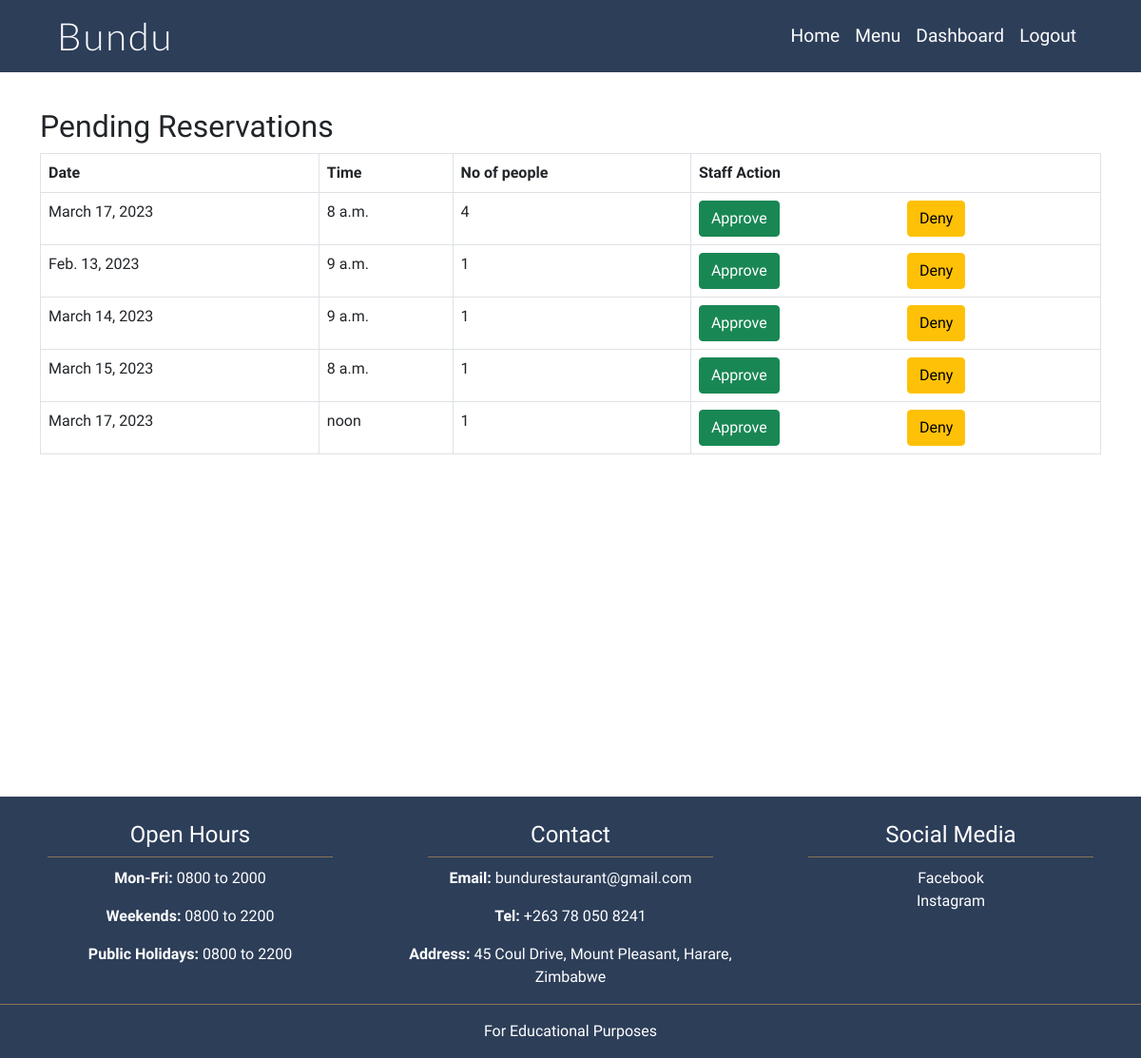
Screenshot of /staff/reservations/pending/ (signed in) with the database file from the repository.
### reservations/models.py (models this page shows, shortened)
class Reservation(models.Model):
    user = models.ForeignKey(User, on_delete=models.CASCADE)
    first_name = models.CharField(max_length=35, null=False, blank=False)
    last_name = models.CharField(max_length=35, null=False, blank=False)
    email = models.EmailField(null=False, blank=False)
    phone_number = models.CharField(blank=True, null=True, max_length=15)
    no_of_people = models.IntegerField(choices=no_of_people_choices, default=1)
    date = models.DateField()
    time = models.TimeField(choices=reservation_times)
    date_of_request = models.DateTimeField(auto_now_add=True)
    status = models.CharField(max_length=8, choices=STATUS, default="pending")

### staff/views.py (the view)
def reservation_list(request, status):
    if request.user.is_staff:
        if status == 'pending':
            reservation_list = Reservation.objects.filter(
                                                    status='pending'
                                                    ).order_by(
                                                        'date_of_request'
                                                        )
        elif status == 'approved':
            reservation_list = Reservation.objects.filter(
                                                    status='approved'
                                                    ).order_by('date')
        elif status == 'denied':
            reservation_list = Reservation.objects.filter(
                                                    status='denied'
                                                    ).order_by('date')
        context = {
            'reservation_list': reservation_list,
            'status': status,
            }
        return render(request, 'reservations_list.html', context)
    else:
        messages.warning(request, ("You are not authorized to view this page"))
        return redirect('home')

### staff/templates/reservations_list.html (shortened to what this page needs)
{% extends 'base.html' %}
{% block content %}
<h1>Staff reservation Approval</h1>
<div class="container fill-screen below-nav">
    <h2 class="text-capitalize">{{ status }} Reservations</h2>
    {% if reservation_list %}
    <table class="table tabel-striped table-hover table-bordered">
        <thead>
          <tr>
            <th scope="col">Date</th>
            <th scope="col">Time</th>
            <th scope="col">No of people</th>
            {% if status == 'pending' %}
            <th scope="col">Staff Action</th>
            {% endif %}
          </tr>
        </thead>
        <tbody>
            {% for reservation in reservation_list %}
            <tr>
                <td>{{reservation.date}}</td>
                <td>{{reservation.time}}</td>
                <td>{{reservation.no_of_people}}</td>
                {% if status == 'pending' %}
                <td>
                  <div class="row">
                    <div class="col-md-6">
                      <form action="{% url 'approve_reservation' reservation.id %}" method="POST">
                        <button class="btn btn-success" type="submit">Approve</button>
                      </form>
                    </div>
                    <div class="col-md-6">
                      <form action="{% url 'deny_reservation' reservation.id %}" method="POST">
                        <button class="btn btn-warning" type="submit">Deny</button>
                      </form>
                    </div>
                  </div>
                </td>
                {% endif %}
            </tr>
            {% endfor %}
        </tbody>
      </table>
    {% else %}
    <p>There are no {{ status }} reservations at the moment.</p>
    {% endif %}
</div>
{% endblock %}

### static/css/style.css (style rules this page uses)
body { font-family: "PT Sans", "sans-serif"; }
h1 { font-size: 2rem;; }
.fill-screen { min-height: calc(100vh - 76px); }
.below-nav { margin-top: 76px; }

### rows the page displays
Reservation: date "March 17, 2023", time "8 a.m.", no_of_people "4"
Reservation: date "Feb. 13, 2023", time "9 a.m.", no_of_people "1"
Reservation: date "March 14, 2023", time "9 a.m.", no_of_people "1"
Reservation: date "March 15, 2023", time "8 a.m.", no_of_people "1"
Reservation: date "March 17, 2023", time "noon", no_of_people "1"

### other values shown
{{ status }} "Pending"
